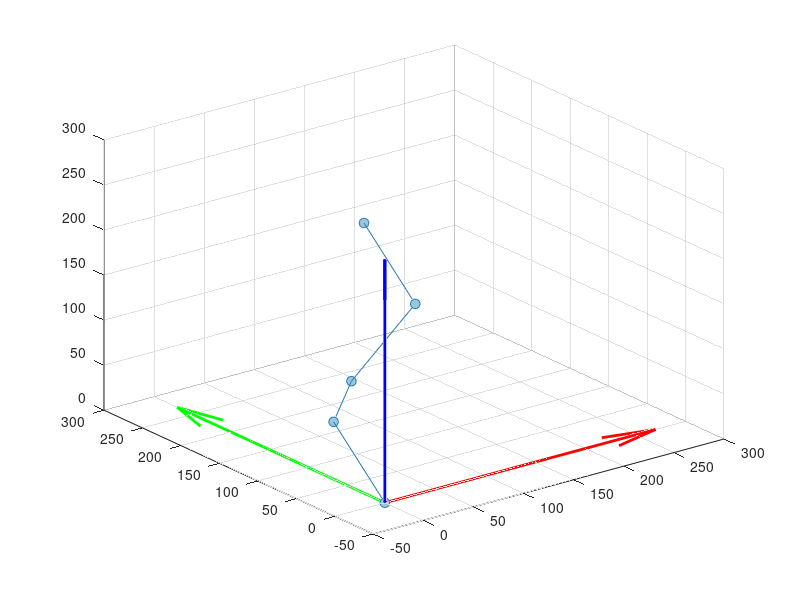

Here is the MATLAB script that generated this plot:
clear;
clc;
length_mm = 200;
Sr=0.5*length_mm; 
d=0.015*length_mm; 
angle = 90*[1; 1; -1; -1];
rad = deg2rad(angle);
for i = 1:4
    % Define the bending angle alpha
    alpha = rad(i,1);
    % Relative Displacement Calculation
    if sign(alpha) == 0
        Dhorz = 0;
        Dvert = Sr+d;
    else
        Alpha = abs(alpha);
        R = Sr/abs(Alpha);
        Dhorz = sign(alpha)*(R*(1-cos(Alpha)) + d*sin(Alpha));
        Dvert = (R*sin(Alpha) + d*cos(Alpha));
    end

    % Matric structure initialization
    M(1).bend = eye(3); % the orientation of origin
    M(1).position = [0;0;0]; % the position of origin
    if mod(i, 2) == 1
        % Relative Bending Matrices Calculation 
        Mt = [1 0 0;
             0 cos(alpha) sin(alpha);
             0 -sin(alpha) cos(alpha)];
        M(i+1).bend = Mt;
        % Relative Position Matrices Calculation
        M(i+1).position = [0;Dhorz;Dvert];
    else
        % Relative Bending Matrices Calculation 
        Mt = [cos(alpha) 0 sin(alpha);
        0 1 0 
        -sin(alpha) 0 cos(alpha);];
        M(i+1).bend = Mt;
        % Relative Position Matrices Calculation
        M(i+1).position = [Dhorz;0;Dvert];
    end
end

% There are four units in the manipulator, the base coordinate and end 
% effector coordinate are stored in the matrix "coordinate"
% coordinate(:,i) (i = 1,2,3,4,5).
M(1).B = M(1).bend;
M(2).B = M(1).bend*M(2).bend;
M(3).B = M(1).bend*M(2).bend*M(3).bend;
M(4).B = M(1).bend*M(2).bend*M(3).bend*M(4).bend;
position(:,1) = M(1).position; % The origin
position(:,2) = M(1).B*M(2).position + position(:,1);
position(:,3) = M(2).B*M(3).position + position(:,2);
position(:,4) = M(3).B*M(4).position + position(:,3);
position(:,5) = M(4).B*M(5).position + position(:,4);

clearvars alpha coord_origin i rad symbol

figure;
s = 50; grid on,
% Plot the coordinate
quiver3(0, 0, 0, 300, 0, 0, 'r', 'LineWidth', 2, 'MaxHeadSize', 0.1); hold on,
quiver3(0, 0, 0, 0, 300, 0, 'g', 'LineWidth', 2, 'MaxHeadSize', 0.1); hold on,
quiver3(0, 0, 0, 0, 0, 300, 'b', 'LineWidth', 2, 'MaxHeadSize', 0.1); hold on,

% Plot the node of manipulator
scatter3(position(1,:),position(2,:),position(3,:),s,"filled", ...
    'MarkerEdgeColor',[40/256 120/256 181/256], ...
    'MarkerFaceColor',[154/256 201/256 219/256]); hold on,
% Plot the line of manipulator
for i = 1:4
    plot3(position(1,i:i+1), position(2,i:i+1), position(3,i:i+1), 'Color', [40/256 120/256 181/256]);
    hold on;
end
